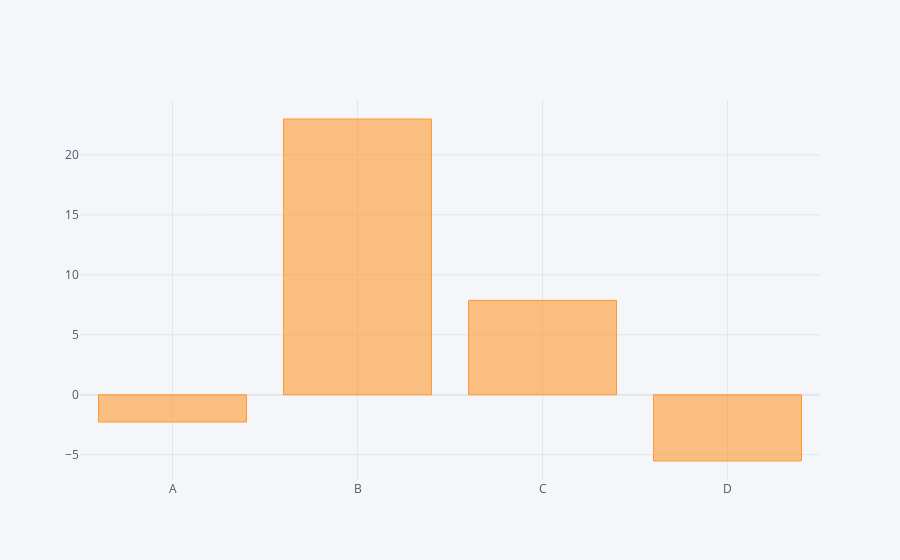

Notebook source saved alongside this figure:
### Code cell
# bar plot for this type of dataset needs some aggregate function to make sense, like sum or count
df.sum().iplot(kind='bar')

### Figure 1 — Plotly figure (JSON) as saved in the notebook; plotly's stock layout.template omitted (floating-point values rounded to 4 significant figures)
{"data": [{"marker": {"color": "rgba(255, 153, 51, 0.6)", "line": {"color": "rgba(255, 153, 51, 1.0)", "width": 1}}, "name": "None", "orientation": "v", "text": "", "type": "bar", "x": ["A", "B", "C", "D"], "y": [-2.274, 22.99, 7.872, -5.52]}], "layout": {"legend": {"bgcolor": "#F5F6F9", "font": {"color": "#4D5663"}}, "paper_bgcolor": "#F5F6F9", "plot_bgcolor": "#F5F6F9", "title": {"font": {"color": "#4D5663"}}, "xaxis": {"gridcolor": "#E1E5ED", "showgrid": true, "tickfont": {"color": "#4D5663"}, "title": {"font": {"color": "#4D5663"}, "text": ""}, "zerolinecolor": "#E1E5ED"}, "yaxis": {"gridcolor": "#E1E5ED", "showgrid": true, "tickfont": {"color": "#4D5663"}, "title": {"font": {"color": "#4D5663"}, "text": ""}, "zerolinecolor": "#E1E5ED"}}}
